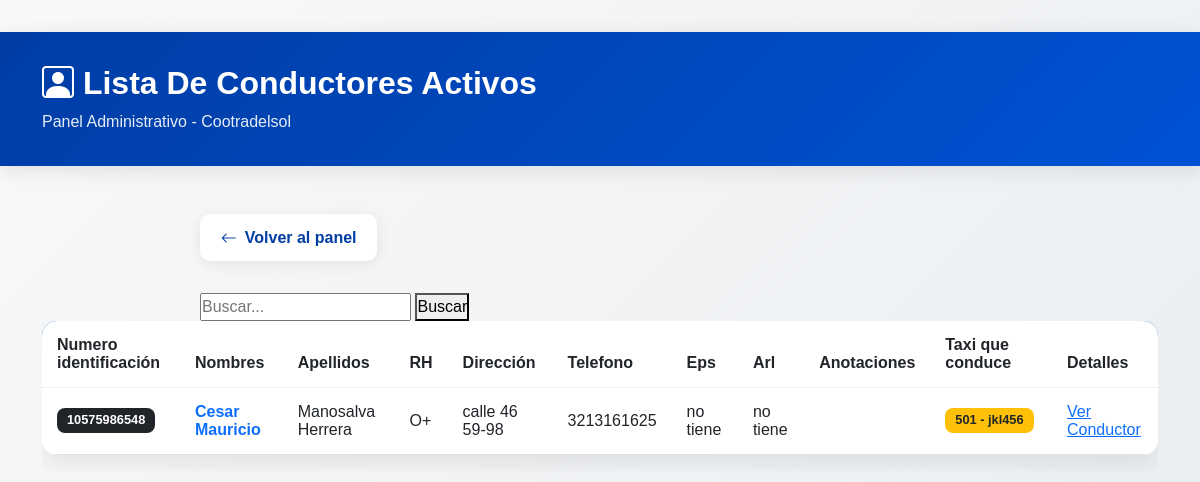
/lista_conductores/, run on the app's committed database.
### admin_cosol/models.py (models this page shows, shortened)
class Conductores(models.Model):
    nombres = models.CharField(max_length=150)
    apellidos = models.CharField(max_length=150)
    numero_identificacion = models.CharField(max_length=20)
    rh = models.CharField(max_length=3)
    direccion = models.CharField(max_length=200)
    telefono = models.CharField(max_length=10)
    eps = models.CharField(max_length=50)
    arl = models.CharField(max_length=50)
    anotaciones = models.TextField(blank=True, null=True)
    imagen = models.ImageField(upload_to='conductores/', blank=True, null=True)
    taxi = models.ForeignKey(Taxis, on_delete=models.CASCADE)

class Taxis (models.Model):
    numero_interno = models.IntegerField(max_length=3)
    placa = models.CharField(max_length=6)
    marca = models.CharField(max_length=20)
    modelo = models.IntegerField(max_length=4)
    radio = models.CharField(max_length=20)
    marca_radio = models.CharField(max_length=20)
    soat = models.DateField(blank=True, null=True)
    tecnomicanica = models.DateField(blank=True, null=True)
    def __str__(self):
        return f"{self.numero_interno} - {self.placa}"

### admin_cosol/views.py (the view)
# urls.py: path('lista_conductores/', views.lista_conductores, name='lista_conductores'),
def lista_conductores(request):
    conductores = Conductores.objects.all()
    return render(request, 'lista_conductores.html', {'conductores': conductores})

### admin_cosol/templates/lista_conductores.html (shortened to what this page needs)
<html lang="es">
<head>
        <link href="https://cdn.jsdelivr.net/npm/bootstrap@5.3.0/dist/css/bootstrap.min.css" rel="stylesheet">
        <link href="https://cdn.jsdelivr.net/npm/bootstrap-icons@1.10.5/font/bootstrap-icons.css" rel="stylesheet">
</head>
<body>
    <div class="page-header">
        <div class="container">
            <div class="d-flex justify-content-between align-items-center flex-wrap gap-3">
                <div>
                    <h1><i class="bi bi-person-square"></i> Lista De Conductores Activos</h1>
                    <p>Panel Administrativo - Cootradelsol</p>
                </div>
            </div>
        </div>
    </div>
    <div class="container">
        <div class="form-container">
            <a href="{% url 'login' %}" class="back-link">
                <i class="bi bi-arrow-left"></i>
                Volver al panel
            </a>
        <form method="GET">
    <input type="text" name="q" placeholder="Buscar..." value="{{ query }}">
    <button type="submit">Buscar</button>
</form>
    </div>
<div class="table-responsive">
    <table class="table table-hover align-middle custom-table">
        <thead>
            <tr>
                <th>Numero identificación</th>
                <th>Nombres</th>
                <th>Apellidos</th>
                <th>RH</th>
                <th>Dirección</th>
                <th>Telefono</th>
                <th>Eps</th>
                <th>Arl</th>
                <th>Anotaciones</th>
                <th>Taxi que conduce</th>
                <th>Detalles</th>
            </tr>
        </thead>
        <tbody>
            {% for conductor in conductores %}
            <tr>
                <td><span class="badge bg-dark">{{ conductor.numero_identificacion }}</span></td>
                <td class="fw-bold text-primary">{{ conductor.nombres }}</td>
                <td>{{ conductor.apellidos }}</td>
                <td>{{ conductor.rh }}</td>
                <td>
                    {{ conductor.direccion }}
                </td>
                <td>{{ conductor.telefono }}</td>
                <td>{{ conductor.eps }}</td>
                <td>{{ conductor.arl }}</td>
                <td>{{ conductor.anotaciones }}</td>
                <td>
                    <span class="badge bg-warning text-dark">{{ conductor.taxi }}</span>
                </td>
                <td><a href="{% url 'detalle_conductor' conductor.id %}">Ver Conductor</a></td>
            </tr>
            {% endfor %}
        </tbody>
    </table>
</div>
</body>
</html>

### admin_cosol/templates/lista_conductores.html (style rules this page uses)
:root { --primary-color: #FDB913; --secondary-color: #003DA5; --dark-color: #1a1a1a; --light-color: #f8f9fa; }
* { margin: 0; padding: 0; box-sizing: border-box; }
body { font-family: 'Poppins', sans-serif; background: linear-gradient(135deg, #f8f9fa 0%, #e9ecef 100%); min-height: 100vh; padding: 2rem 0; }
.page-header { background: linear-gradient(135deg, var(--secondary-color) 0%, #0052d4 100%); color: white; padding: 2rem 0; margin-bottom: 3rem; box-shadow: 0 4px 20px rgba(0,0,0,0.1); }
.page-header h1 { font-size: 2rem; font-weight: 700; margin: 0; }
.page-header p { margin: 0.5rem 0 0; opacity: 0.9; }
.form-container { max-width: 800px; margin: 0 auto; animation: slideUp 0.6s ease-out; }
.back-link { display: inline-flex; align-items: center; gap: 0.5rem; color: var(--secondary-color); text-decoration: none; font-weight: 600; margin-bottom: 2rem; padding: 0.7rem 1.3rem; background: white; border-radius: 10px; box-shadow: 0 3px 15px rgba(0,0,0,0.08); transition: all 0.3s ease; }
.custom-table { background: white; border-radius: 15px; overflow: hidden; box-shadow: 0 8px 25px rgba(0,0,0,0.08); }
.custom-table thead { background: linear-gradient(135deg, #003DA5, #0052d4); color: white; }
.custom-table thead th { border: none; padding: 15px; font-weight: 600; }
.custom-table tbody td { padding: 15px; border-top: 1px solid #f1f1f1; }
.custom-table tbody tr { transition: all 0.2s ease; }
.badge { padding: 6px 10px; font-size: 0.8rem; border-radius: 8px; }

### data on the page
Conductores: numero_identificacion "10575986548", nombres "Cesar Mauricio", apellidos "Manosalva Herrera", rh "O+", direccion "calle 46 59-98", telefono "3213161625", eps "no tiene", arl "no tiene", taxi "501 - jkl456"
